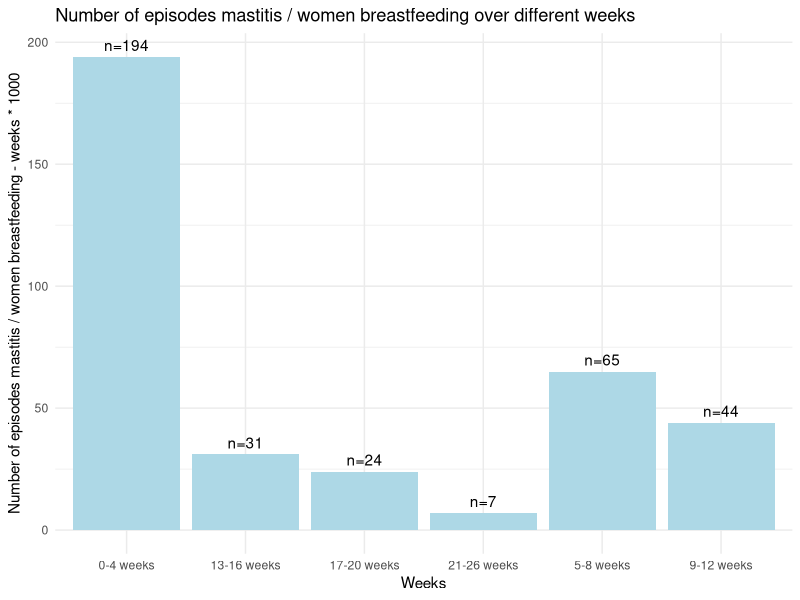

This figure's R source:
# Load necessary library
library(ggplot2)

# Data
weeks <- c('0-4 weeks', '5-8 weeks', '9-12 weeks', '13-16 weeks', '17-20 weeks', '21-26 weeks')
episodes <- c(194, 65, 44, 31, 24, 7)
data <- data.frame(weeks, episodes)

# Plot
ggplot(data, aes(x = weeks, y = episodes)) +
  geom_bar(stat = 'identity', fill = 'lightblue') +
  geom_text(aes(label = paste('n=', episodes, sep='')), vjust = -0.5) +
  labs(x = 'Weeks', y = 'Number of episodes mastitis / women breastfeeding - weeks * 1000',
       title = 'Number of episodes mastitis / women breastfeeding over different weeks') +
  theme_minimal()